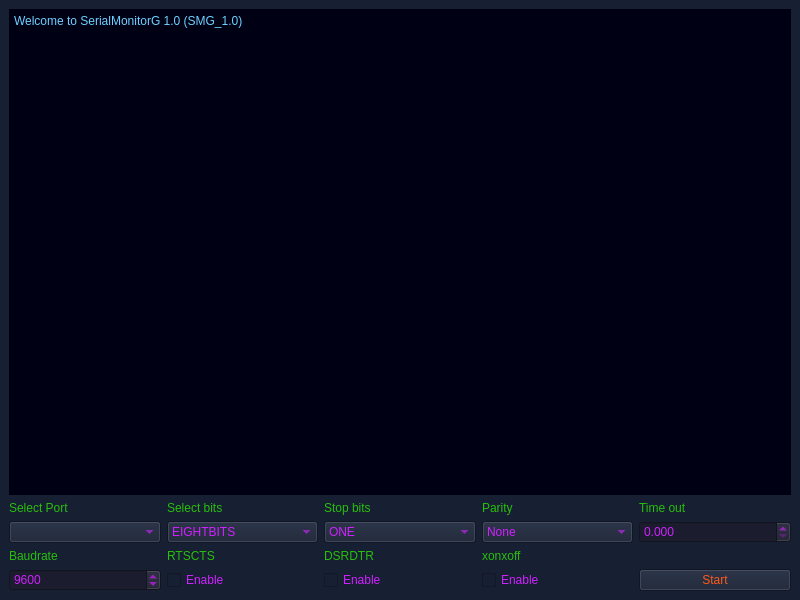
<?xml version="1.0" encoding="UTF-8"?>
<ui version="4.0">
 <class>MainWindow</class>
 <widget class="QMainWindow" name="MainWindow">
  <property name="geometry">
   <rect>
    <x>0</x>
    <y>0</y>
    <width>800</width>
    <height>600</height>
   </rect>
  </property>
  <property name="contextMenuPolicy">
   <enum>Qt::DefaultContextMenu</enum>
  </property>
  <property name="windowTitle">
   <string>pySerialMonitor</string>
  </property>
  <property name="styleSheet">
   <string notr="true">background-color: rgb(23, 31, 50);</string>
  </property>
  <widget class="QWidget" name="centralwidget">
   <layout class="QVBoxLayout" name="verticalLayout_2">
    <item>
     <widget class="QPlainTextEdit" name="plainTextEdit">
      <property name="styleSheet">
       <string notr="true">color:rgb(110,209,255);
background-color: rgb(0, 0, 21);
font: 14pt &quot;Fixed [Misc]&quot;;</string>
      </property>
      <property name="tabChangesFocus">
       <bool>true</bool>
      </property>
      <property name="documentTitle">
       <string/>
      </property>
      <property name="readOnly">
       <bool>true</bool>
      </property>
      <property name="plainText">
       <string>Welcome to SerialMonitorG 1.0 (SMG_1.0)
</string>
      </property>
     </widget>
    </item>
    <item>
     <layout class="QVBoxLayout" name="verticalLayout">
      <item>
       <layout class="QGridLayout" name="gridLayout">
        <item row="0" column="3">
         <widget class="QLabel" name="Parity_label">
          <property name="styleSheet">
           <string notr="true">color: rgb(39, 191, 12);
font: 63 14pt &quot;LMRomanDemi10&quot;;</string>
          </property>
          <property name="text">
           <string>Parity</string>
          </property>
         </widget>
        </item>
        <item row="2" column="1">
         <widget class="QLabel" name="rtscts_label">
          <property name="styleSheet">
           <string notr="true">color: rgb(39, 191, 12);
font: 63 14pt &quot;LMRomanDemi10&quot;;</string>
          </property>
          <property name="text">
           <string>RTSCTS</string>
          </property>
         </widget>
        </item>
        <item row="1" column="2">
         <widget class="QComboBox" name="SelectStopbits">
          <property name="styleSheet">
           <string notr="true">color: rgb(207, 33, 255);
font: 63 12pt &quot;LMRomanDemi10&quot;</string>
          </property>
          <item>
           <property name="text">
            <string>ONE</string>
           </property>
          </item>
          <item>
           <property name="text">
            <string>ONE POINT FIVE</string>
           </property>
          </item>
          <item>
           <property name="text">
            <string>TWO</string>
           </property>
          </item>
         </widget>
        </item>
        <item row="1" column="4">
         <widget class="QDoubleSpinBox" name="SelectTimeout">
          <property name="styleSheet">
           <string notr="true">background-color: rgb(27, 28, 45);
color: rgb(207, 33, 255);
font: 63 12pt &quot;LMRomanDemi10&quot;</string>
          </property>
          <property name="decimals">
           <number>3</number>
          </property>
          <property name="maximum">
           <double>10000.000000000000000</double>
          </property>
         </widget>
        </item>
        <item row="3" column="1">
         <widget class="QCheckBox" name="EnRTSCTS">
          <property name="styleSheet">
           <string notr="true">
color: rgb(207, 33, 255);
font: 63 12pt &quot;LMRomanDemi10&quot;</string>
          </property>
          <property name="text">
           <string>Enable</string>
          </property>
         </widget>
        </item>
        <item row="1" column="3">
         <widget class="QComboBox" name="SelectParity">
          <property name="styleSheet">
           <string notr="true">color: rgb(207, 33, 255);
font: 63 12pt &quot;LMRomanDemi10&quot;</string>
          </property>
          <property name="editable">
           <bool>false</bool>
          </property>
          <property name="currentIndex">
           <number>0</number>
          </property>
          <item>
           <property name="text">
            <string>None</string>
           </property>
          </item>
          <item>
           <property name="text">
            <string>Even</string>
           </property>
          </item>
          <item>
           <property name="text">
            <string>Mark</string>
           </property>
          </item>
          <item>
           <property name="text">
            <string>Names</string>
           </property>
          </item>
          <item>
           <property name="text">
            <string>ODD</string>
           </property>
          </item>
          <item>
           <property name="text">
            <string>Space</string>
           </property>
          </item>
         </widget>
        </item>
        <item row="1" column="1">
         <widget class="QComboBox" name="SelectBITS">
          <property name="styleSheet">
           <string notr="true">
color: rgb(207, 33, 255);
font: 63 12pt &quot;LMRomanDemi10&quot;</string>
          </property>
          <property name="currentText">
           <string>EIGHTBITS</string>
          </property>
          <property name="currentIndex">
           <number>3</number>
          </property>
          <item>
           <property name="text">
            <string>FIVEBITS</string>
           </property>
          </item>
          <item>
           <property name="text">
            <string>SIXBITS</string>
           </property>
          </item>
          <item>
           <property name="text">
            <string>SEVENBITS</string>
           </property>
          </item>
          <item>
           <property name="text">
            <string>EIGHTBITS</string>
           </property>
          </item>
         </widget>
        </item>
        <item row="0" column="2">
         <widget class="QLabel" name="Stopbits_label">
          <property name="styleSheet">
           <string notr="true">color: rgb(39, 191, 12);
font: 63 14pt &quot;LMRomanDemi10&quot;;</string>
          </property>
          <property name="text">
           <string>Stop bits</string>
          </property>
         </widget>
        </item>
        <item row="1" column="0">
         <widget class="QComboBox" name="SelectPort">
          <property name="styleSheet">
           <string notr="true">color: rgb(207, 33, 255);
font: 63 12pt &quot;LMRomanDemi10&quot;</string>
          </property>
         </widget>
        </item>
        <item row="2" column="0">
         <widget class="QLabel" name="Baudrate_label">
          <property name="styleSheet">
           <string notr="true">color: rgb(39, 191, 12);
font: 63 14pt &quot;LMRomanDemi10&quot;;</string>
          </property>
          <property name="text">
           <string>Baudrate</string>
          </property>
         </widget>
        </item>
        <item row="2" column="3">
         <widget class="QLabel" name="xonxoff_label">
          <property name="styleSheet">
           <string notr="true">color: rgb(39, 191, 12);
font: 63 14pt &quot;LMRomanDemi10&quot;;</string>
          </property>
          <property name="text">
           <string>xonxoff</string>
          </property>
         </widget>
        </item>
        <item row="3" column="0">
         <widget class="QSpinBox" name="SelectBaudrate">
          <property name="styleSheet">
           <string notr="true">background-color: rgb(27, 28, 45);
color: rgb(207, 33, 255);
font: 63 12pt &quot;LMRomanDemi10&quot;</string>
          </property>
          <property name="maximum">
           <number>1000000</number>
          </property>
          <property name="value">
           <number>9600</number>
          </property>
         </widget>
        </item>
        <item row="3" column="2">
         <widget class="QCheckBox" name="EnDSRDTR">
          <property name="styleSheet">
           <string notr="true">color: rgb(207, 33, 255);
font: 63 12pt &quot;LMRomanDemi10&quot;</string>
          </property>
          <property name="text">
           <string>Enable</string>
          </property>
         </widget>
        </item>
        <item row="0" column="1">
         <widget class="QLabel" name="BITS_label">
          <property name="styleSheet">
           <string notr="true">color: rgb(39, 191, 12);
font: 63 14pt &quot;LMRomanDemi10&quot;;</string>
          </property>
          <property name="text">
           <string>Select bits</string>
          </property>
         </widget>
        </item>
        <item row="3" column="3">
         <widget class="QCheckBox" name="EnXonXoff">
          <property name="styleSheet">
           <string notr="true">color: rgb(207, 33, 255);
font: 63 12pt &quot;LMRomanDemi10&quot;</string>
          </property>
          <property name="text">
           <string>Enable</string>
          </property>
         </widget>
        </item>
        <item row="0" column="0">
         <widget class="QLabel" name="Puerto_label">
          <property name="styleSheet">
           <string notr="true">color: rgb(39, 191, 12);
font: 63 14pt &quot;LMRomanDemi10&quot;;</string>
          </property>
          <property name="text">
           <string>Select Port</string>
          </property>
         </widget>
        </item>
        <item row="0" column="4">
         <widget class="QLabel" name="Timeout_label">
          <property name="styleSheet">
           <string notr="true">color: rgb(39, 191, 12);
font: 63 14pt &quot;LMRomanDemi10&quot;;</string>
          </property>
          <property name="text">
           <string>Time out</string>
          </property>
         </widget>
        </item>
        <item row="2" column="2">
         <widget class="QLabel" name="DSRDTR_label">
          <property name="styleSheet">
           <string notr="true">color: rgb(39, 191, 12);
font: 63 14pt &quot;LMRomanDemi10&quot;;</string>
          </property>
          <property name="text">
           <string>DSRDTR</string>
          </property>
         </widget>
        </item>
        <item row="3" column="4">
         <widget class="QPushButton" name="Start_Stop">
          <property name="styleSheet">
           <string notr="true">color: rgb(255, 90, 25);
font: 63 16pt &quot;LMRomanDemi10&quot;</string>
          </property>
          <property name="text">
           <string>Start</string>
          </property>
         </widget>
        </item>
       </layout>
      </item>
     </layout>
    </item>
   </layout>
  </widget>
 </widget>
 <resources/>
 <connections/>
</ui>
